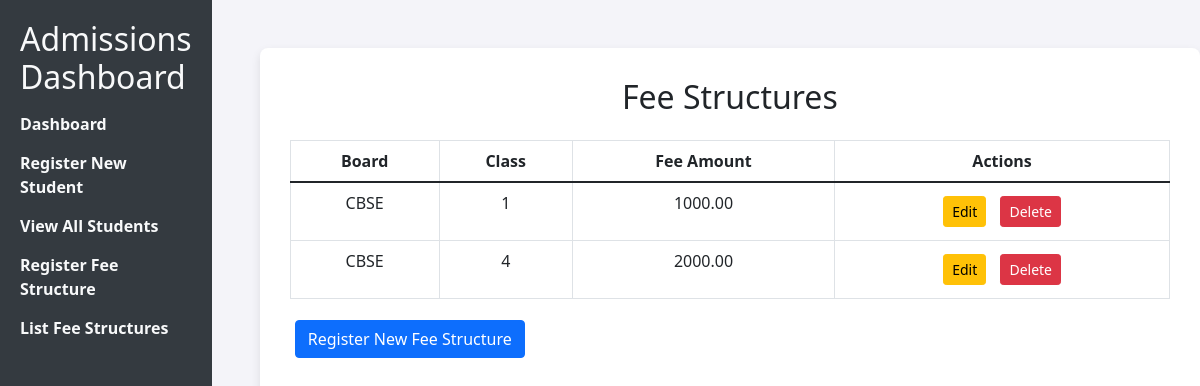
The page /admissions/list_fee_structures/ on the database its author committed.
### admissions/models.py (models this page shows, shortened)
class FeeStructure(models.Model):
    board = models.CharField(max_length=4, choices=BOARD_CHOICES)
    class_name = models.IntegerField(choices=[(i, str(i)) for i in range(1, 11)])  # Classes 1-10
    fee_amount = models.DecimalField(max_digits=10, decimal_places=2)

### admissions/views.py (the view)
# urls.py: path('list_fee_structures/', views.list_fee_structures, name='list_fee_structures'),
def list_fee_structures(request):
    fee_structures = FeeStructure.objects.all()  # Get all fee structures
    return render(request, 'admissions/list_fee_structures.html', {'fee_structures': fee_structures})

### templates/admissions/list_fee_structures.html (shortened to what this page needs)
<!DOCTYPE html>
<html lang="en">
<head>
    <link href="https://cdn.jsdelivr.net/npm/bootstrap@5.1.3/dist/css/bootstrap.min.css" rel="stylesheet">
</head>
<body>
    <div class="sidebar">
        <h2>Admissions Dashboard</h2>
        <ul>
            <li><a href="{% url 'dashboard' %}">Dashboard</a></li>
            <li><a href="{% url 'register_student' %}">Register New Student</a></li>
            <li><a href="{% url 'view_students' %}">View All Students</a></li>
            <li><a href="{% url 'register_fee_structure' %}">Register Fee Structure</a></li>
            <li><a href="{% url 'list_fee_structures' %}">List Fee Structures</a></li>
        </ul>
    </div>
    <div class="container mt-5 ms-5">
        <h2 class="text-center mb-4">Fee Structures</h2>
        <table class="table table-bordered">
            <thead>
                <tr>
                    <th>Board</th>
                    <th>Class</th>
                    <th>Fee Amount</th>
                    <th>Actions</th>
                </tr>
            </thead>
            <tbody>
                {% for fee_structure in fee_structures %}
                    <tr>
                        <td>{{ fee_structure.board }}</td>
                        <td>{{ fee_structure.class_name }}</td>
                        <td>{{ fee_structure.fee_amount }}</td>
                        <td>
                            <a href="{% url 'update_fee_structure' fee_structure.pk %}" class="btn btn-warning btn-sm">Edit</a>
                            <a href="{% url 'delete_fee_structure' fee_structure.pk %}" class="btn btn-danger btn-sm">Delete</a>
                        </td>
                    </tr>
                {% endfor %}
            </tbody>
        </table>
        <a href="{% url 'register_fee_structure' %}" class="btn btn-primary">Register New Fee Structure</a>
    </div>
</body>
</html>

### templates/admissions/list_fee_structures.html (style rules this page uses)
body { display: flex; min-height: 100vh; margin: 0; background-color: #f4f4f9; }
.sidebar { width: 250px; background-color: #343a40; color: white; padding: 20px; height: 100vh; }
.sidebar h2 { color: #f8f9fa; }
.sidebar ul { list-style: none; padding: 0; }
.sidebar ul li { margin: 15px 0; }
.sidebar ul li a { color: #f8f9fa; text-decoration: none; font-weight: bold; }
.container { flex-grow: 1; padding: 30px; background-color: white; border-radius: 8px; box-shadow: 0px 4px 10px rgba(0, 0, 0, 0.1); }
.table th, .table td { text-align: center; }
.btn { margin: 5px; }

### rows shown on the page
FeeStructure: board "CBSE", class_name "1", fee_amount "1000.00"
FeeStructure: board "CBSE", class_name "4", fee_amount "2000.00"
